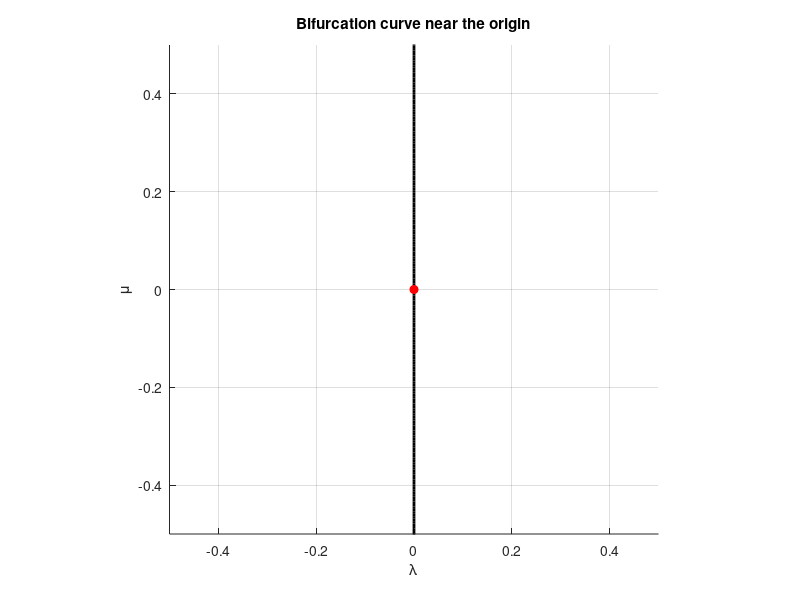

Reproduce this figure in MATLAB.
%% Bifurcation curve near the origin
% lambda = 0

clear; clc; close all;

% Small neighborhood of the origin in parameter space
mu = linspace(-1,1,400);
lambda = zeros(size(mu));

figure; hold on; grid on
plot(lambda, mu, 'k', 'LineWidth', 2)

xlabel('\lambda')
ylabel('\mu')
title('Bifurcation curve near the origin')
axis equal
axis([-0.5 0.5 -0.5 0.5])

% Mark the origin
plot(0,0,'ro','MarkerFaceColor','r')